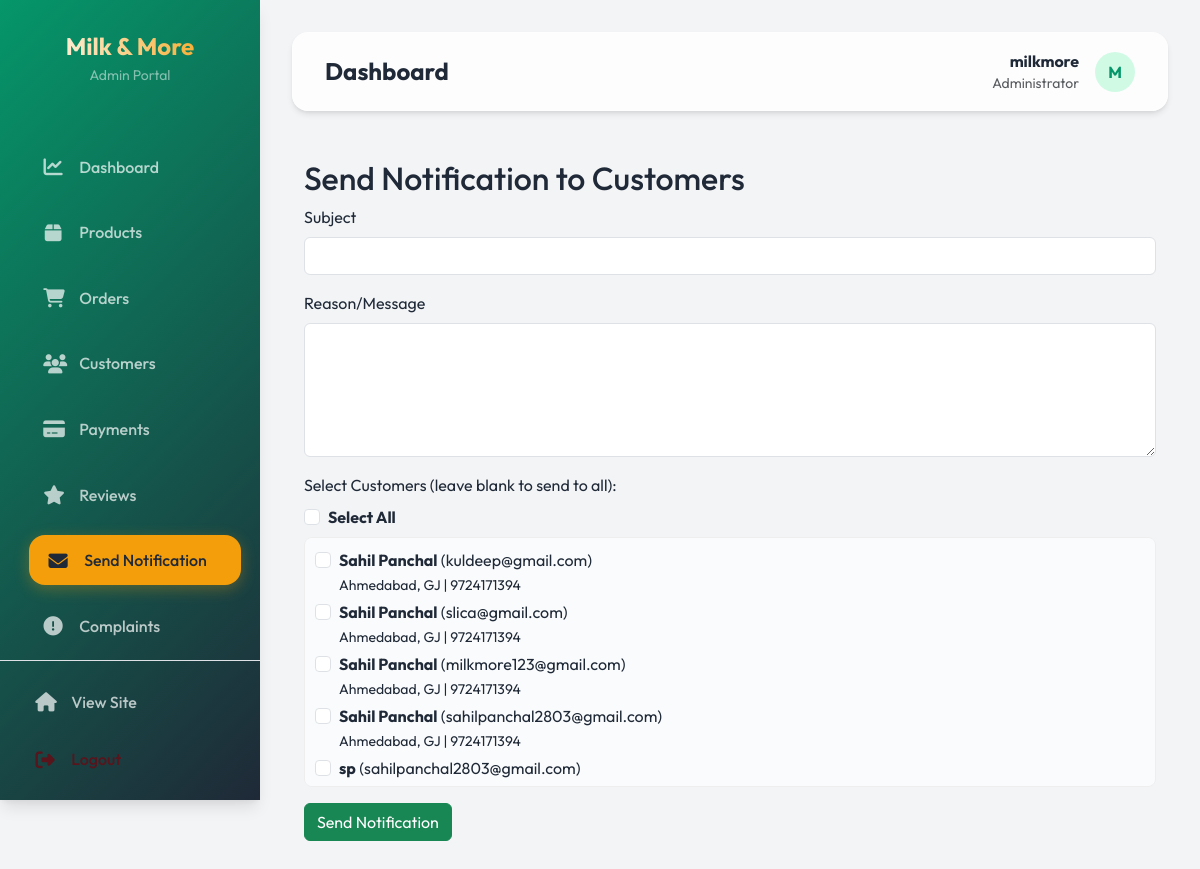
/admin-send-notification/ (signed in), run on the app's committed database.
### app/models.py (models this page shows, shortened)
class Customer(models.Model):
    user = models.ForeignKey(User,on_delete=models.CASCADE)
    name = models.CharField(max_length=30)
    locality = models.CharField(max_length=300)
    city = models.CharField(max_length=50)
    mobile =models.IntegerField()
    zipcode = models.IntegerField()
    state = models.CharField(choices=STATE_CHOICES,max_length=50)

### app/views.py (the view, shortened to what this page needs)
# urls.py: path("admin-send-notification/", admin_send_notification, name="admin-send-notification"),
@user_passes_test(lambda u: u.is_superuser or u.is_staff)
def admin_send_notification(request):
    customers = Customer.objects.select_related('user').all()
    return render(request, 'admin_panel/send_notification.html', {'customers': customers})

### app/context_processors.py (called while the page is built, shortened)
def regional_restriction(request):
    is_delivery = hasattr(request.user, 'deliveryperson')
    return {
        'is_in_ahmedabad': True, # Default to True for guests/staff to avoid blocking
        'has_any_address': False,
        'show_restricted_overlay': False
    }

### Dairy-webapp-main/app/templates/admin_panel/send_notification.html (shortened to what this page needs)
{% extends 'admin_panel/base.html' %}
{% block content %}
<div class="container mt-5">
    <h2>Send Notification to Customers</h2>
    <form method="post">
        <div class="mb-3">
            <label for="subject" class="form-label">Subject</label>
            <input type="text" class="form-control" id="subject" name="subject" required>
        </div>
        <div class="mb-3">
            <label for="reason" class="form-label">Reason/Message</label>
            <textarea class="form-control" id="reason" name="reason" rows="5" required></textarea>
        </div>
        <div class="mb-3">
            <label class="form-label">Select Customers (leave blank to send to all):</label>
            <div class="form-check mb-2">
                <input class="form-check-input" type="checkbox" id="selectAllCustomers">
                <label class="form-check-label fw-bold" for="selectAllCustomers">Select All</label>
            </div>
            <div id="customer-list" style="max-height: 250px; overflow-y: auto; border: 1px solid #eee; border-radius: 8px; padding: 10px; background: #fafbfc;">
                {% for customer in customers %}
                    <div class="form-check mb-1">
                        <input class="form-check-input customer-checkbox" type="checkbox" name="customer_ids" value="{{ customer.id }}" id="customer{{ customer.id }}">
                        <label class="form-check-label" for="customer{{ customer.id }}">
                            <strong>{{ customer.name }}</strong> ({{ customer.user.email }})<br>
                            <small>{{ customer.city }}, {{ customer.state }} | {{ customer.mobile }}</small>
                        </label>
                    </div>
                {% empty %}
                    <div>No customers found.</div>
                {% endfor %}
            </div>
        </div>
        <button type="submit" class="btn btn-success">Send Notification</button>
    </form>
</div>
{% endblock %}

### Dairy-webapp-main/app/templates/admin_panel/base.html (shortened to what this page needs)
{% load static %}
<!DOCTYPE html>
<html lang="en">
<head>
    <link rel="stylesheet" href="https://cdnjs.cloudflare.com/ajax/libs/font-awesome/6.4.0/css/all.min.css">
    <link href="https://cdn.jsdelivr.net/npm/bootstrap@5.3.0/dist/css/bootstrap.min.css" rel="stylesheet">
</head>
<body>
    <div class="sidebar">
        <div class="sidebar-header">
            <h3>Milk & More</h3>
            <p class="text-white-50 small mt-1">Admin Portal</p>
        </div>
        <div class="nav-links-wrapper">
            <ul class="nav-links" style="margin-top: 0;">
                <li class="nav-item">
                    <a href="{% url 'admin-dashboard' %}"
                        class="nav-link {% if request.resolver_match.url_name == 'admin-dashboard' %}active{% endif %}">
                        <i class="fa-solid fa-chart-line"></i> Dashboard
                    </a>
                </li>
                <li class="nav-item">
                    <a href="{% url 'admin-products' %}"
                        class="nav-link {% if 'product' in request.resolver_match.url_name %}active{% endif %}">
                        <i class="fa-solid fa-box"></i> Products
                    </a>
                </li>
                <li class="nav-item">
                    <a href="{% url 'admin-orders' %}"
                        class="nav-link {% if 'order' in request.resolver_match.url_name and 'delivery-person' not in request.resolver_match.url_name %}active{% endif %}">
                        <i class="fa-solid fa-cart-shopping"></i> Orders
                    </a>
                </li>
                <li class="nav-item">
                    <a href="{% url 'admin-customers' %}"
                        class="nav-link {% if 'customer' in request.resolver_match.url_name %}active{% endif %}">
                        <i class="fa-solid fa-users"></i> Customers
                    </a>
                </li>
                <li class="nav-item">
                    <a href="{% url 'admin-payments' %}"
                        class="nav-link {% if 'payment' in request.resolver_match.url_name %}active{% endif %}">
                        <i class="fa-solid fa-credit-card"></i> Payments
                    </a>
                </li>
                <li class="nav-item">
                    <a href="{% url 'admin-reviews' %}"
                        class="nav-link {% if 'review' in request.resolver_match.url_name %}active{% endif %}">
                        <i class="fa-solid fa-star"></i> Reviews
                    </a>
                </li>
                <li class="nav-item">
                    <a href="{% url 'admin-send-notification' %}"
                        class="nav-link {% if request.resolver_match.url_name == 'admin-send-notification' %}active{% endif %}">
                        <i class="fa-solid fa-envelope"></i> Send Notification
                    </a>
                </li>
                <li class="nav-item">
                    <a href="{% url 'admin-complaints' %}"
                        class="nav-link {% if 'complaint' in request.resolver_match.url_name %}active{% endif %}">
                        <i class="fa-solid fa-circle-exclamation"></i> Complaints
                    </a>
                </li>
                <li class="nav-item">
                </li>
            </ul>
        </div>
        <div class="sidebar-footer p-3 border-top border-white-25">
            <ul class="nav-links m-0">
                <li class="nav-item p-0">
                    <a href="{% url 'home' %}" class="nav-link">
                        <i class="fa-solid fa-house"></i> View Site
                    </a>
                </li>
                <li class="nav-item p-0 mt-2">
                    <a href="{% url 'logout' %}" class="nav-link text-danger-emphasis">
                        <i class="fa-solid fa-right-from-bracket"></i> Logout
                    </a>
                </li>
            </ul>
        </div>
    </div>
    <div class="main-content">
        <header class="top-header animate-fade-in">
            <div class="page-info">
                <h4 class="mb-0 fw-bold">{% block page_title %}Dashboard{% endblock %}</h4>
            </div>
            <div class="user-profile">
                <div class="text-end d-none d-md-block">
                    <p class="mb-0 fw-bold">{{ request.user.username }}</p>
                    <p class="mb-0 small text-muted">Administrator</p>
                </div>
                <div class="user-avatar text-uppercase">
                    {{ request.user.username|slice:":1" }}
                </div>
            </div>
        </header>
        <div class="animate-fade-in" style="animation-delay: 0.1s;">
            {% block content %}{% endblock %}
        </div>
    </div>
</body>
</html>

### Dairy-webapp-main/app/templates/admin_panel/base.html (style rules this page uses)
:root { --emerald: #10b981; --emerald-dark: #059669; --emerald-light: #d1fae5; --gold: #f59e0b; --gold-dark: #d97706; --dark: #1f2937; --light: #f9fafb; --white: #ffffff; --glass: rgba(255, 255, 255, 0.8); --shadow-sm: 0 1px 2px 0 rgba(0, 0, 0, 0.05); --shadow: 0 4px 6px -1px rgba(0, 0, 0, 0.1), 0 2px 4px -1px rgba(0, 0, 0, 0.06); --shadow-lg: 0 10px 15px -3px rgba(0, 0, 0, 0.1), 0 4px 6px -2px rgba(0, 0, 0, 0.05); --radius: 16px; }
body { font-family: 'Outfit', sans-serif; background-color: #f3f4f6; color: var(--dark); margin: 0; padding: 0; overflow-x: hidden; }
.sidebar { width: 260px; height: 100vh; position: fixed; left: 0; top: 0; background: linear-gradient(135deg, var(--emerald-dark), var(--dark)); color: white; transition: all 0.3s ease; z-index: 1000; box-shadow: var(--shadow-lg); display: flex; flex-direction: column; }
.sidebar-header { padding: 2rem 1.5rem; text-align: center; flex-shrink: 0; }
.nav-links-wrapper { flex-grow: 1; overflow-y: auto; padding-bottom: 2rem; }
.nav-links-wrapper { -ms-overflow-style: none; scrollbar-width: none; }
.sidebar-header h3 { font-weight: 700; font-size: 1.5rem; margin: 0; background: linear-gradient(to right, #fff, var(--gold)); -webkit-background-clip: text; background-clip: text; -webkit-text-fill-color: transparent; }
.nav-links { list-style: none; padding: 0; margin-top: 2rem; }
.nav-item { padding: 0.5rem 1.5rem; }
.nav-link { color: rgba(255, 255, 255, 0.7); text-decoration: none; display: flex; align-items: center; padding: 0.8rem 1.2rem; border-radius: var(--radius); transition: all 0.3s ease; font-weight: 500; }
.nav-link i { margin-right: 1rem; font-size: 1.2rem; width: 20px; text-align: center; }
.nav-link:hover, .nav-link.active { color: white; background: rgba(255, 255, 255, 0.1); transform: translateX(5px); }
.nav-link.active { background: var(--gold); color: var(--dark); box-shadow: 0 4px 15px rgba(245, 158, 11, 0.3); }
.main-content { margin-left: 260px; padding: 2rem; transition: all 0.3s ease; min-height: 100vh; }
.top-header { display: flex; justify-content: space-between; align-items: center; margin-bottom: 2rem; background: var(--glass); backdrop-filter: blur(10px); padding: 1rem 2rem; border-radius: var(--radius); box-shadow: var(--shadow); border: 1px solid rgba(255, 255, 255, 0.3); }
.user-profile { display: flex; align-items: center; gap: 1rem; }
.user-avatar { width: 40px; height: 40px; border-radius: 50%; background: var(--emerald-light); display: flex; align-items: center; justify-content: center; color: var(--emerald-dark); font-weight: 700; }
.animate-fade-in { animation: fadeIn 0.5s ease forwards; }

### data on the page
Customer: name "Sahil Panchal", user.email "kuldeep@gmail.com", city "Ahmedabad", state "GJ", mobile "9724171394"
Customer: name "Sahil Panchal", user.email "slica@gmail.com", city "Ahmedabad", state "GJ", mobile "9724171394"
Customer: name "Sahil Panchal", user.email "milkmore123@gmail.com", city "Ahmedabad", state "GJ", mobile "9724171394"
Customer: name "Sahil Panchal", user.email "sahilpanchal2803@gmail.com", city "Ahmedabad", state "GJ", mobile "9724171394"
Customer: name "sp", user.email "sahilpanchal2803@gmail.com"

### other printed values
{{ request.user.username }} "milkmore"
{{ request.user.username|slice:":1" }} "M"
